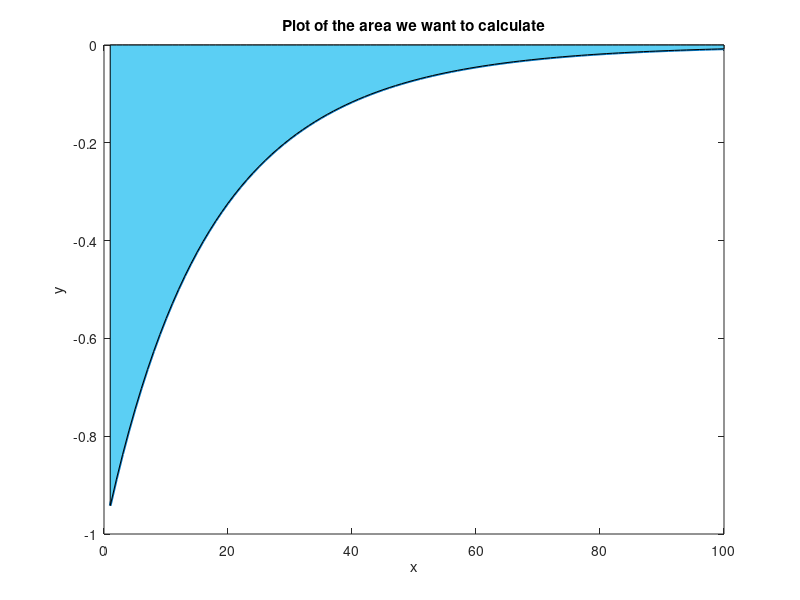

MATLAB code for this plot: (Note: a time limit stopped this script after it produced the figure.)
% -------------------------------------------------------------------------
% Econ 714
% Homework 1 
% Fall 2021 
% Javier Tasso
% -------------------------------------------------------------------------
clearvars
clc 
cd 'C:\Users\Javier\Dropbox\Aplicaciones\Overleaf\Econ714-PS1'

% -------------------------------------------------------------------------
% Part 2
% -------------------------------------------------------------------------

% Set up parameter values
T = 100;
rho = 0.04;
lambda = 0.02;
n = [100, 1000, 10000, 100000];
integral_midpoint = zeros(length(n),1);
integral_midpoint_t = zeros(length(n),1);
integral_simpson = zeros(length(n),1);
integral_simpson_t = zeros(length(n),1);
integral_trapezoid = zeros(length(n),1);
integral_trapezoid_t = zeros(length(n),1);
integral_montecarlo_crude = zeros(length(n),1);
integral_montecarlo_crude_t = zeros(length(n),1);
integral_montecarlo_importance = zeros(length(n),1);
integral_montecarlo_importance_t = zeros(length(n),1);

% Define the function we want to integrate
F = @(x) exp(-rho*x)*(-exp(-(1-exp(-lambda*x))));

% Plot the function to see what is going on 
xx = 1:1:100;
f_values = zeros(100,1);

for ii = 1:100
    
    f_values(ii,1) = F(xx(ii));
    
end

figure(1)
plot(xx, f_values, 'linewidth', 2);
hold on
h = area(xx, f_values, 0);
set(h,'FaceColor',[91, 207, 244] / 255)
xlabel('x')
ylabel('y')
title('Plot of the area we want to calculate')
hold off

saveas(gcf,'econ714_homework1_question2_plot.png');

% Remove things 
close(figure(1)) 
clear f_plot f_values h ii xx

% This is the main loop that generates all the objects we need
for jj = 1:length(n)

    % Midpoint rule -----------------------------------------------------------

    tic

    % Set up the grid
    grid = linspace(0, T, n(jj));
    step_size = (T)/(n(jj)-1);

    % Generate a vector to store values of F
    f_values = zeros(n(jj)-1, 1); 

    % Store values of F 
    for ii = 1:(n(jj)-1)

        f_values(ii,1) = F((grid(1,ii)+grid(1,ii+1))/2);

    end

    % Calculate the integral
    integral_midpoint(jj) = step_size * sum(f_values); 

    % Clean things
    clear f_values grid ii step_size 
    integral_midpoint_t(jj) = toc; 

    % -------------------------------------------------------------------------

    % Trapezoid rule ----------------------------------------------------------

    tic

    % Set up parameters
    a = 0;
    b = T; 

    % Store values of f to sum 
    f_values = zeros(n(jj)-1, 1); 

    % Fill f_values
    for ii = 1:(n(jj)-1)

        f_values(ii,1) = F(a + ii * (b-a) / (n(jj)-1));

    end

    % Calculate the integral
    integral_trapezoid(jj) = (b-a) / n(jj) * (F(a)/2 + sum(f_values) + F(b)/2);

    % Clean things
    clear f_values ii a b 
    integral_trapezoid_t(jj) = toc; 

    % -------------------------------------------------------------------------

    % Simpson rule ------------------------------------------------------------

    tic

    % Set up parameters 
    a = 0;
    b = T;
    h = (b-a) / n(jj);

    % Store values of f to sum 
    f_values = zeros(n(jj)-1, 1); 

    % Fill f_values
    for ii = 1:(n(jj)-1)

        f_values(ii,1) = F(a + ii * h);

    end

    f_even = f_values(2:2:end);

    % Calculate the integral 
    integral_simpson(jj) = h/3 * (F(a) + 2 * sum(f_values) + 2 * sum(f_even) + F(b));

    % Remove things
    clear a b f_even f_values h ii 
    integral_simpson_t(jj) = toc; 

    % -------------------------------------------------------------------------

    % Monte carlo - Crude method ----------------------------------------------

    tic

    % Set up parameters
    a = 0;
    b = T;
    x_rand = (b-a) * rand(n(jj), 1);
    f_values = zeros(n(jj), 1);

    for ii = 1:n(jj)

        f_values(ii,1) = F(x_rand(ii));

    end

    % Calculate the integral
    integral_montecarlo_crude(jj) = ((b-a)/n(jj)) * sum(f_values);

    % Clean things
    clear f_values a b ii x_rand
    integral_montecarlo_crude_t(jj) = toc; 

    % -------------------------------------------------------------------------

    % Monte carlo - Importance sampling ---------------------------------------

    tic

    % Set up parameters
    a = 0;
    b = T;
    x_values = a:((b-a)/(n(jj)-1)):b;
    f_values_abs = zeros(n(jj),1); 

    for ii = 1:n(jj) 

        f_values_abs(ii,1) = abs(F(x_values(ii)));

    end

    % Generate the cdf
    total_sum = sum(f_values_abs); 
    cdf = cumsum(f_values_abs) / total_sum;

    % Clean some things
    clear total_sum f_values_abs x_values ii

    % Generate random numbers using the cdf and evaluate f/p
    random_numbers = rand(n(jj),1); 
    f_values = zeros(n(jj),1);

    for ii = 1:n(jj) 

        [~, index] = min(abs(cdf - random_numbers(ii,1)));
        element = index / n(jj) * (b-a); 

        if index == 1 

            f_values(ii,1) = F(element) / (cdf(index));

        else

            f_values(ii,1) = F(element) / (cdf(index)-cdf(index-1));

        end

    end

    % Calculate the integral 
    integral_montecarlo_importance(jj) = ((b-a)/(n(jj)^2)) * sum(f_values);

    % Remove things
    clear a b cdf index element f_values ii random_numbers 
    integral_montecarlo_importance_t(jj) = toc; 

    % -------------------------------------------------------------------------

end

% Clean
clear jj lambda rho T F 

% Create a matrix to export output 
format short 
values_l = [integral_midpoint, integral_midpoint_t, integral_trapezoid, integral_trapezoid_t, ...
    integral_simpson, integral_simpson_t, integral_montecarlo_crude, integral_montecarlo_crude_t, ...
    integral_montecarlo_importance, integral_montecarlo_importance_t]';
 
values = round(values_l, 5);

row_names = {'Midpoint'; 'Time (in seconds)'; 'Trapezoid'; 'Time (in seconds)'; 'Simpson'; ...
    'Time (in seconds)'; 'Montecarlo Crude'; 'Time (in seconds)'; 'Montecarlo Importance'; ...
    'Time (in seconds)'};
  
vv = [row_names, num2cell(values)];
vvv = cell2table(vv, 'VariableNames', {'Method', 'N100', 'N1000', 'N10000', 'N100000'});

% Export output 
writetable(vvv,'econ714_homework1_question2_output.csv')

% Clean 
clearvars
